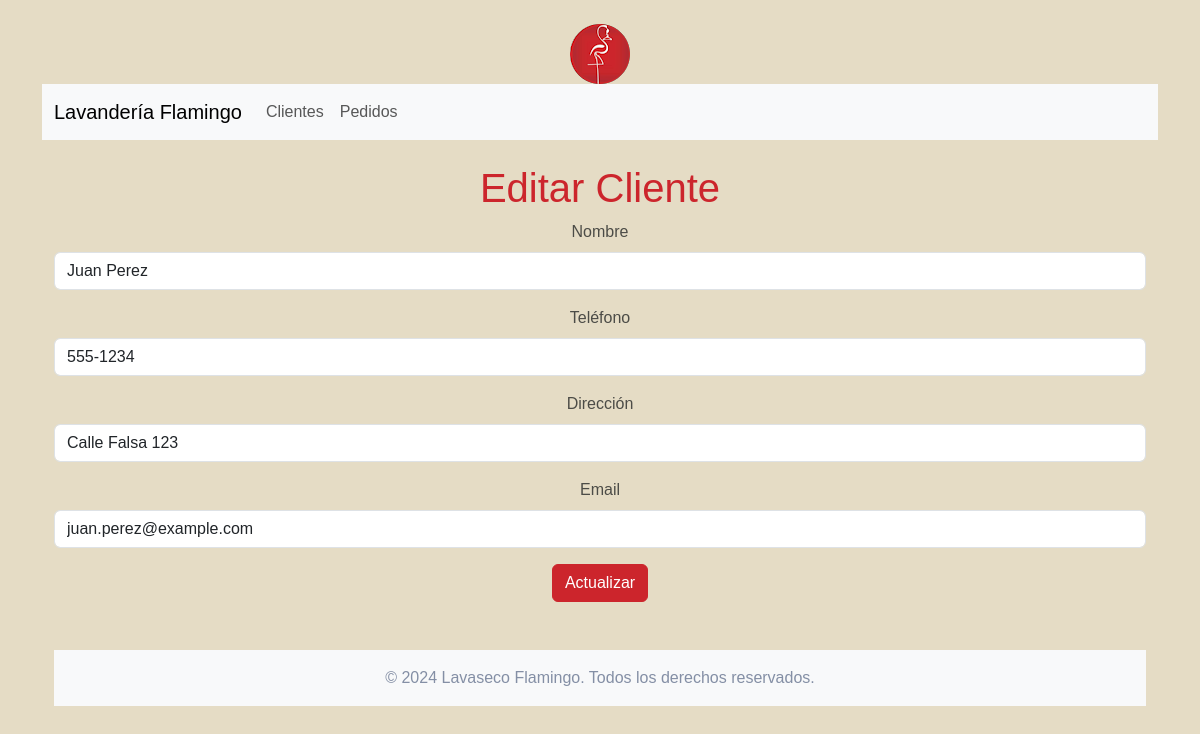
Page /clientes/edit.php?id=1 on the committed database.
### tables this page shows
CREATE TABLE IF NOT EXISTS clientes (
    id INT AUTO_INCREMENT PRIMARY KEY,
    nombre VARCHAR(100) NOT NULL,
    telefono VARCHAR(20),
    direccion VARCHAR(255),
    email VARCHAR(100) UNIQUE NOT NULL
);

### src/clientes/edit.php (the view, shortened to what this page needs)
<?php
include '../config/db.php';
include '../templates/header.php';
$id = filter_input(INPUT_GET, 'id', FILTER_VALIDATE_INT);
if ($_SERVER['REQUEST_METHOD'] == 'POST') {
    $nombre = htmlspecialchars($_POST['nombre'], ENT_QUOTES, 'UTF-8');
    $telefono = htmlspecialchars($_POST['telefono'], ENT_QUOTES, 'UTF-8');
    $direccion = htmlspecialchars($_POST['direccion'], ENT_QUOTES, 'UTF-8');
    $email = filter_input(INPUT_POST, 'email', FILTER_VALIDATE_EMAIL);
    if ($nombre && $email) {
        try {
            $stmt = $pdo->prepare('UPDATE clientes SET nombre = :nombre, telefono = :telefono, direccion = :direccion, email = :email WHERE id = :id');
            $stmt->execute([
                ':nombre' => $nombre,
                ':telefono' => $telefono,
                ':direccion' => $direccion,
                ':email' => $email,
                ':id' => $id
            ]);
            header('Location: index.php');
            exit();
        } catch (PDOException $e) {
            die('Error al actualizar los datos: ' . $e->getMessage());
        }
    } else {
        echo 'Error en los datos proporcionados.';
    }
} else {
    try {
        $stmt = $pdo->prepare('SELECT * FROM clientes WHERE id = :id');
        $stmt->execute([':id' => $id]);
        $cliente = $stmt->fetch(PDO::FETCH_ASSOC);
    } catch (PDOException $e) {
        die('Error al obtener los datos del cliente: ' . $e->getMessage());
    }
}
?>
<h1>Editar Cliente</h1>
<form method="post">
    <div class="mb-3">
        <label for="nombre" class="form-label">Nombre</label>
        <input type="text" class="form-control" id="nombre" name="nombre" value="<?= htmlspecialchars($cliente['nombre'], ENT_QUOTES, 'UTF-8') ?>" required>
    </div>
    <div class="mb-3">
        <label for="telefono" class="form-label">Teléfono</label>
        <input type="text" class="form-control" id="telefono" name="telefono" value="<?= htmlspecialchars($cliente['telefono'], ENT_QUOTES, 'UTF-8') ?>">
    </div>
    <div class="mb-3">
        <label for="direccion" class="form-label">Dirección</label>
        <input type="text" class="form-control" id="direccion" name="direccion" value="<?= htmlspecialchars($cliente['direccion'], ENT_QUOTES, 'UTF-8') ?>">
    </div>
    <div class="mb-3">
        <label for="email" class="form-label">Email</label>
        <input type="email" class="form-control" id="email" name="email" value="<?= htmlspecialchars($cliente['email'], ENT_QUOTES, 'UTF-8') ?>">
    </div>
    <button type="submit" class="btn btn-primary">Actualizar</button>
</form>
<?php include '../templates/footer.php'; ?>

### src/assets/css/styles.css (style rules this page uses)
:root { --color-rojo: #CC252C; --color-gris-oscuro: #4C4C47; --color-azul-grisaceo: #848FA5; --color-rosa: #C14953; --color-crema: #E5DCC5; }
body { font-family: Arial, sans-serif; color: var(--color-gris-oscuro); background-color: var(--color-crema); }
h1, h2, h3, h4, h5, h6 { color: var(--color-rojo); }
.btn-primary { background-color: var(--color-rojo); border-color: var(--color-rojo); }

### rows in the picture
clientes: nombre "Juan Perez", telefono "555-1234", direccion "Calle Falsa 123", email "juan.perez@example.com"
